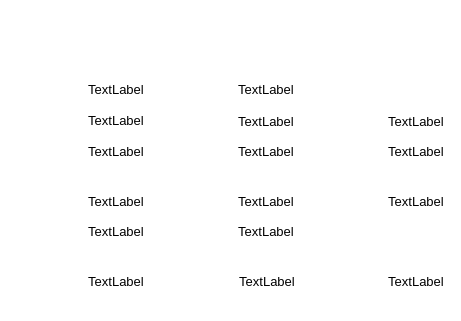
  <widget class="QFrame" name="frame_2">
   <property name="geometry">
    <rect>
     <x>10</x>
     <y>1290</y>
     <width>461</width>
     <height>321</height>
    </rect>
   </property>
   <property name="styleSheet">
    <string notr="true">background: transparent; 
background-image: url(:/pic/blue_bg.png);
border:0px</string>
   </property>
   <property name="frameShape">
    <enum>QFrame::StyledPanel</enum>
   </property>
   <property name="frameShadow">
    <enum>QFrame::Raised</enum>
   </property>
   <widget class="QLabel" name="label_64">
    <property name="geometry">
     <rect>
      <x>8</x>
      <y>190</y>
      <width>72</width>
      <height>22</height>
     </rect>
    </property>
    <property name="font">
     <font>
      <pointsize>10</pointsize>
     </font>
    </property>
    <property name="styleSheet">
     <string notr="true">color: rgb(255, 255, 255);
background-image: url(:/pic/field_bg.png);</string>
    </property>
    <property name="text">
     <string>螺旋速度</string>
    </property>
    <property name="alignment">
     <set>Qt::AlignCenter</set>
    </property>
   </widget>
   <widget class="QLabel" name="ING_SPIRAL_RATE_label">
    <property name="geometry">
     <rect>
      <x>80</x>
      <y>190</y>
      <width>72</width>
      <height>22</height>
     </rect>
    </property>
    <property name="font">
     <font>
      <pointsize>10</pointsize>
     </font>
    </property>
    <property name="styleSheet">
     <string notr="true">background-image: url(:/pic/white_bg.png);</string>
    </property>
    <property name="text">
     <string>TextLabel</string>
    </property>
    <property name="alignment">
     <set>Qt::AlignCenter</set>
    </property>
   </widget>
   <widget class="QLabel" name="label_76">
    <property name="geometry">
     <rect>
      <x>20</x>
      <y>20</y>
      <width>106</width>
      <height>26</height>
     </rect>
    </property>
    <property name="font">
     <font>
      <pointsize>15</pointsize>
     </font>
    </property>
    <property name="layoutDirection">
     <enum>Qt::LeftToRight</enum>
    </property>
    <property name="styleSheet">
     <string notr="true">color: rgb(255, 255, 255);
background-image: url(:/pic/smalltitle.png);</string>
    </property>
    <property name="text">
     <string>辅料料仓</string>
    </property>
    <property name="alignment">
     <set>Qt::AlignCenter</set>
    </property>
   </widget>
   <widget class="QLabel" name="label_92">
    <property name="geometry">
     <rect>
      <x>8</x>
      <y>78</y>
      <width>72</width>
      <height>22</height>
     </rect>
    </property>
    <property name="font">
     <font>
      <pointsize>10</pointsize>
     </font>
    </property>
    <property name="styleSheet">
     <string notr="true">color: rgb(255, 255, 255);
background-image: url(:/pic/field_bg.png);</string>
    </property>
    <property name="text">
     <string>当前重量</string>
    </property>
    <property name="alignment">
     <set>Qt::AlignCenter</set>
    </property>
   </widget>
   <widget class="QLabel" name="ING_BIN_CURRENT_WEIGHT_label">
    <property name="geometry">
     <rect>
      <x>80</x>
      <y>78</y>
      <width>72</width>
      <height>22</height>
     </rect>
    </property>
    <property name="font">
     <font>
      <pointsize>10</pointsize>
     </font>
    </property>
    <property name="styleSheet">
     <string notr="true">background-image: url(:/pic/white_bg.png);</string>
    </property>
    <property name="text">
     <string>TextLabel</string>
    </property>
    <property name="alignment">
     <set>Qt::AlignCenter</set>
    </property>
   </widget>
   <widget class="QLabel" name="label_79">
    <property name="geometry">
     <rect>
      <x>173</x>
      <y>20</y>
      <width>106</width>
      <height>26</height>
     </rect>
    </property>
    <property name="font">
     <font>
      <pointsize>15</pointsize>
     </font>
    </property>
    <property name="layoutDirection">
     <enum>Qt::LeftToRight</enum>
    </property>
    <property name="styleSheet">
     <string notr="true">color: rgb(255, 255, 255);
background-image: url(:/pic/smalltitle.png);</string>
    </property>
    <property name="text">
     <string>返混料仓</string>
    </property>
    <property name="alignment">
     <set>Qt::AlignCenter</set>
    </property>
   </widget>
   <widget class="QLabel" name="BM_SPIRAL_RATE_label">
    <property name="geometry">
     <rect>
      <x>230</x>
      <y>190</y>
      <width>72</width>
      <height>22</height>
     </rect>
    </property>
    <property name="font">
     <font>
      <pointsize>10</pointsize>
     </font>
    </property>
    <property name="styleSheet">
     <string notr="true">background-image: url(:/pic/white_bg.png);</string>
    </property>
    <property name="text">
     <string>TextLabel</string>
    </property>
    <property name="alignment">
     <set>Qt::AlignCenter</set>
    </property>
   </widget>
   <widget class="QLabel" name="label_81">
    <property name="geometry">
     <rect>
      <x>158</x>
      <y>190</y>
      <width>72</width>
      <height>22</height>
     </rect>
    </property>
    <property name="font">
     <font>
      <pointsize>10</pointsize>
     </font>
    </property>
    <property name="styleSheet">
     <string notr="true">color: rgb(255, 255, 255);
background-image: url(:/pic/field_bg.png);</string>
    </property>
    <property name="text">
     <string>螺旋速度</string>
    </property>
    <property name="alignment">
     <set>Qt::AlignCenter</set>
    </property>
   </widget>
   <widget class="QLabel" name="label_93">
    <property name="geometry">
     <rect>
      <x>158</x>
      <y>78</y>
      <width>80</width>
      <height>22</height>
     </rect>
    </property>
    <property name="font">
     <font>
      <pointsize>10</pointsize>
     </font>
    </property>
    <property name="styleSheet">
     <string notr="true">color: rgb(255, 255, 255);
background-image: url(:/pic/field_bg.png);</string>
    </property>
    <property name="text">
     <string>当前重量</string>
    </property>
    <property name="alignment">
     <set>Qt::AlignCenter</set>
    </property>
   </widget>
   <widget class="QLabel" name="BM_BIN_CURRENT_WEIGHT_label">
    <property name="geometry">
     <rect>
      <x>230</x>
      <y>78</y>
      <width>72</width>
      <height>22</height>
     </rect>
    </property>
    <property name="font">
     <font>
      <pointsize>10</pointsize>
     </font>
    </property>
    <property name="styleSheet">
     <string notr="true">background-image: url(:/pic/white_bg.png);</string>
    </property>
    <property name="text">
     <string>TextLabel</string>
    </property>
    <property name="alignment">
     <set>Qt::AlignCenter</set>
    </property>
   </widget>
   <widget class="QLabel" name="label_83">
    <property name="geometry">
     <rect>
      <x>324</x>
      <y>20</y>
      <width>106</width>
      <height>26</height>
     </rect>
    </property>
    <property name="font">
     <font>
      <pointsize>15</pointsize>
     </font>
    </property>
    <property name="layoutDirection">
     <enum>Qt::LeftToRight</enum>
    </property>
    <property name="styleSheet">
     <string notr="true">color: rgb(255, 255, 255);
background-image: url(:/pic/smalltitle.png);</string>
    </property>
    <property name="text">
     <string>污泥仓</string>
    </property>
    <property name="alignment">
     <set>Qt::AlignCenter</set>
    </property>
   </widget>
   <widget class="QLabel" name="label_94">
    <property name="geometry">
     <rect>
      <x>8</x>
      <y>109</y>
      <width>72</width>
      <height>22</height>
     </rect>
    </property>
    <property name="font">
     <font>
      <pointsize>10</pointsize>
     </font>
    </property>
    <property name="styleSheet">
     <string notr="true">color: rgb(255, 255, 255);
background-image: url(:/pic/field_bg.png);</string>
    </property>
    <property name="text">
     <string>出料量</string>
    </property>
    <property name="alignment">
     <set>Qt::AlignCenter</set>
    </property>
   </widget>
   <widget class="QLabel" name="ING_BIN_OUTPUT_WEIGHT_label">
    <property name="geometry">
     <rect>
      <x>80</x>
      <y>109</y>
      <width>72</width>
      <height>22</height>
     </rect>
    </property>
    <property name="font">
     <font>
      <pointsize>10</pointsize>
     </font>
    </property>
    <property name="styleSheet">
     <string notr="true">background-image: url(:/pic/white_bg.png);</string>
    </property>
    <property name="text">
     <string>TextLabel</string>
    </property>
    <property name="alignment">
     <set>Qt::AlignCenter</set>
    </property>
   </widget>
   <widget class="QLabel" name="ING_BIN_OUTPUT_RATE_label">
    <property name="geometry">
     <rect>
      <x>80</x>
      <y>140</y>
      <width>72</width>
      <height>22</height>
     </rect>
    </property>
    <property name="font">
     <font>
      <pointsize>10</pointsize>
     </font>
    </property>
    <property name="styleSheet">
     <string notr="true">background-image: url(:/pic/white_bg.png);</string>
    </property>
    <property name="text">
     <string>TextLabel</string>
    </property>
    <property name="alignment">
     <set>Qt::AlignCenter</set>
    </property>
   </widget>
   <widget class="QLabel" name="label_95">
    <property name="geometry">
     <rect>
      <x>8</x>
      <y>140</y>
      <width>72</width>
      <height>22</height>
     </rect>
    </property>
    <property name="font">
     <font>
      <pointsize>10</pointsize>
     </font>
    </property>
    <property name="styleSheet">
     <string notr="true">color: rgb(255, 255, 255);
background-image: url(:/pic/field_bg.png);</string>
    </property>
    <property name="text">
     <string>出料速度</string>
    </property>
    <property name="alignment">
     <set>Qt::AlignCenter</set>
    </property>
   </widget>
   <widget class="QLabel" name="label_96">
    <property name="geometry">
     <rect>
      <x>158</x>
      <y>140</y>
      <width>72</width>
      <height>22</height>
     </rect>
    </property>
    <property name="font">
     <font>
      <pointsize>10</pointsize>
     </font>
    </property>
    <property name="styleSheet">
     <string notr="true">color: rgb(255, 255, 255);
background-image: url(:/pic/field_bg.png);</string>
    </property>
    <property name="text">
     <string>出料速度</string>
    </property>
    <property name="alignment">
     <set>Qt::AlignCenter</set>
    </property>
   </widget>
   <widget class="QLabel" name="BM_BIN_OUTPUT_WEIGHT_label">
    <property name="geometry">
     <rect>
      <x>230</x>
      <y>110</y>
      <width>72</width>
      <height>22</height>
     </rect>
    </property>
    <property name="font">
     <font>
      <pointsize>10</pointsize>
     </font>
    </property>
    <property name="styleSheet">
     <string notr="true">background-image: url(:/pic/white_bg.png);</string>
    </property>
    <property name="text">
     <string>TextLabel</string>
    </property>
    <property name="alignment">
     <set>Qt::AlignCenter</set>
    </property>
   </widget>
   <widget class="QLabel" name="label_97">
    <property name="geometry">
     <rect>
      <x>158</x>
      <y>110</y>
      <width>72</width>
      <height>22</height>
     </rect>
    </property>
    <property name="font">
     <font>
      <pointsize>10</pointsize>
     </font>
    </property>
    <property name="styleSheet">
     <string notr="true">color: rgb(255, 255, 255);
background-image: url(:/pic/field_bg.png);</string>
    </property>
    <property name="text">
     <string>出料量</string>
    </property>
    <property name="alignment">
     <set>Qt::AlignCenter</set>
    </property>
   </widget>
   <widget class="QLabel" name="BM_BIN_OUTPUT_RATE_label">
    <property name="geometry">
     <rect>
      <x>230</x>
      <y>140</y>
      <width>72</width>
      <height>22</height>
     </rect>
    </property>
    <property name="font">
     <font>
      <pointsize>10</pointsize>
     </font>
    </property>
    <property name="styleSheet">
     <string notr="true">background-image: url(:/pic/white_bg.png);</string>
    </property>
    <property name="text">
     <string>TextLabel</string>
    </property>
    <property name="alignment">
     <set>Qt::AlignCenter</set>
    </property>
   </widget>
   <widget class="QLabel" name="label_123">
    <property name="geometry">
     <rect>
      <x>8</x>
      <y>220</y>
      <width>72</width>
      <height>22</height>
     </rect>
    </property>
    <property name="font">
     <font>
      <pointsize>10</pointsize>
     </font>
    </property>
    <property name="styleSheet">
     <string notr="true">color: rgb(255, 255, 255);
background-image: url(:/pic/field_bg.png);</string>
    </property>
    <property name="text">
     <string>转盘速度</string>
    </property>
    <property name="alignment">
     <set>Qt::AlignCenter</set>
    </property>
   </widget>
   <widget class="QLabel" name="ING_WHEEL_RATE_label">
    <property name="geometry">
     <rect>
      <x>80</x>
      <y>220</y>
      <width>72</width>
      <height>22</height>
     </rect>
    </property>
    <property name="font">
     <font>
      <pointsize>10</pointsize>
     </font>
    </property>
    <property name="styleSheet">
     <string notr="true">background-image: url(:/pic/white_bg.png);</string>
    </property>
    <property name="text">
     <string>TextLabel</string>
    </property>
    <property name="alignment">
     <set>Qt::AlignCenter</set>
    </property>
   </widget>
   <widget class="QLabel" name="label_124">
    <property name="geometry">
     <rect>
      <x>8</x>
      <y>270</y>
      <width>72</width>
      <height>22</height>
     </rect>
    </property>
    <property name="font">
     <font>
      <pointsize>10</pointsize>
     </font>
    </property>
    <property name="styleSheet">
     <string notr="true">color: rgb(255, 255, 255);
background-image: url(:/pic/field_bg.png);</string>
    </property>
    <property name="text">
     <string>给定速度</string>
    </property>
    <property name="alignment">
     <set>Qt::AlignCenter</set>
    </property>
   </widget>
   <widget class="QLabel" name="ING_SPIRAL_RATE_SETTING_label">
    <property name="geometry">
     <rect>
      <x>80</x>
      <y>270</y>
      <width>72</width>
      <height>22</height>
     </rect>
    </property>
    <property name="font">
     <font>
      <pointsize>10</pointsize>
     </font>
    </property>
    <property name="styleSheet">
     <string notr="true">background-image: url(:/pic/white_bg.png);</string>
    </property>
    <property name="text">
     <string>TextLabel</string>
    </property>
    <property name="alignment">
     <set>Qt::AlignCenter</set>
    </property>
   </widget>
   <widget class="QLabel" name="BM_SPIRAL_RATE_SETTING_label">
    <property name="geometry">
     <rect>
      <x>231</x>
      <y>270</y>
      <width>72</width>
      <height>22</height>
     </rect>
    </property>
    <property name="font">
     <font>
      <pointsize>10</pointsize>
     </font>
    </property>
    <property name="styleSheet">
     <string notr="true">background-image: url(:/pic/white_bg.png);</string>
    </property>
    <property name="text">
     <string>TextLabel</string>
    </property>
    <property name="alignment">
     <set>Qt::AlignCenter</set>
    </property>
   </widget>
   <widget class="QLabel" name="label_125">
    <property name="geometry">
     <rect>
      <x>159</x>
      <y>270</y>
      <width>72</width>
      <height>22</height>
     </rect>
    </property>
    <property name="font">
     <font>
      <pointsize>10</pointsize>
     </font>
    </property>
    <property name="styleSheet">
     <string notr="true">color: rgb(255, 255, 255);
background-image: url(:/pic/field_bg.png);</string>
    </property>
    <property name="text">
     <string>给定速度</string>
    </property>
    <property name="alignment">
     <set>Qt::AlignCenter</set>
    </property>
   </widget>
   <widget class="QLabel" name="label_126">
    <property name="geometry">
     <rect>
      <x>158</x>
      <y>220</y>
      <width>72</width>
      <height>22</height>
     </rect>
    </property>
    <property name="font">
     <font>
      <pointsize>10</pointsize>
     </font>
    </property>
    <property name="styleSheet">
     <string notr="true">color: rgb(255, 255, 255);
background-image: url(:/pic/field_bg.png);</string>
    </property>
    <property name="text">
     <string>转盘速度</string>
    </property>
    <property name="alignment">
     <set>Qt::AlignCenter</set>
    </property>
   </widget>
   <widget class="QLabel" name="BM_WHEEL_RATE_label">
    <property name="geometry">
     <rect>
      <x>230</x>
      <y>220</y>
      <width>72</width>
      <height>22</height>
     </rect>
    </property>
    <property name="font">
     <font>
      <pointsize>10</pointsize>
     </font>
    </property>
    <property name="styleSheet">
     <string notr="true">background-image: url(:/pic/white_bg.png);</string>
    </property>
    <property name="text">
     <string>TextLabel</string>
    </property>
    <property name="alignment">
     <set>Qt::AlignCenter</set>
    </property>
   </widget>
   <widget class="QLabel" name="label_152">
    <property name="geometry">
     <rect>
      <x>308</x>
      <y>140</y>
      <width>72</width>
      <height>22</height>
     </rect>
    </property>
    <property name="font">
     <font>
      <pointsize>10</pointsize>
     </font>
    </property>
    <property name="styleSheet">
     <string notr="true">color: rgb(255, 255, 255);
background-image: url(:/pic/field_bg.png);</string>
    </property>
    <property name="text">
     <string>出料速度</string>
    </property>
    <property name="alignment">
     <set>Qt::AlignCenter</set>
    </property>
   </widget>
   <widget class="QLabel" name="SLUG_BIN_1_OUTPUT_WEIGHT_label">
    <property name="geometry">
     <rect>
      <x>380</x>
      <y>110</y>
      <width>72</width>
      <height>22</height>
     </rect>
    </property>
    <property name="font">
     <font>
      <pointsize>10</pointsize>
     </font>
    </property>
    <property name="styleSheet">
     <string notr="true">background-image: url(:/pic/white_bg.png);</string>
    </property>
    <property name="text">
     <string>TextLabel</string>
    </property>
    <property name="alignment">
     <set>Qt::AlignCenter</set>
    </property>
   </widget>
   <widget class="QLabel" name="label_153">
    <property name="geometry">
     <rect>
      <x>308</x>
      <y>110</y>
      <width>72</width>
      <height>22</height>
     </rect>
    </property>
    <property name="font">
     <font>
      <pointsize>10</pointsize>
     </font>
    </property>
    <property name="styleSheet">
     <string notr="true">color: rgb(255, 255, 255);
background-image: url(:/pic/field_bg.png);</string>
    </property>
    <property name="text">
     <string>出料量</string>
    </property>
    <property name="alignment">
     <set>Qt::AlignCenter</set>
    </property>
   </widget>
   <widget class="QLabel" name="SLUG_BIN_1_CURRENT_RATE_label">
    <property name="geometry">
     <rect>
      <x>380</x>
      <y>140</y>
      <width>72</width>
      <height>22</height>
     </rect>
    </property>
    <property name="font">
     <font>
      <pointsize>10</pointsize>
     </font>
    </property>
    <property name="styleSheet">
     <string notr="true">background-image: url(:/pic/white_bg.png);</string>
    </property>
    <property name="text">
     <string>TextLabel</string>
    </property>
    <property name="alignment">
     <set>Qt::AlignCenter</set>
    </property>
   </widget>
   <widget class="QLabel" name="label_127">
    <property name="geometry">
     <rect>
      <x>308</x>
      <y>270</y>
      <width>72</width>
      <height>22</height>
     </rect>
    </property>
    <property name="font">
     <font>
      <pointsize>10</pointsize>
     </font>
    </property>
    <property name="styleSheet">
     <string notr="true">color: rgb(255, 255, 255);
background-image: url(:/pic/field_bg.png);</string>
    </property>
    <property name="text">
     <string>给定速度</string>
    </property>
    <property name="alignment">
     <set>Qt::AlignCenter</set>
    </property>
   </widget>
   <widget class="QLabel" name="CM_RATE_SETTING_label">
    <property name="geometry">
     <rect>
      <x>380</x>
      <y>270</y>
      <width>72</width>
      <height>22</height>
     </rect>
    </property>
    <property name="font">
     <font>
      <pointsize>10</pointsize>
     </font>
    </property>
    <property name="styleSheet">
     <string notr="true">background-image: url(:/pic/white_bg.png);</string>
    </property>
    <property name="text">
     <string>TextLabel</string>
    </property>
    <property name="alignment">
     <set>Qt::AlignCenter</set>
    </property>
   </widget>
   <widget class="QLabel" name="MIXER_SPIRAL_RATE_label">
    <property name="geometry">
     <rect>
      <x>380</x>
      <y>190</y>
      <width>72</width>
      <height>22</height>
     </rect>
    </property>
    <property name="font">
     <font>
      <pointsize>10</pointsize>
     </font>
    </property>
    <property name="styleSheet">
     <string notr="true">background-image: url(:/pic/white_bg.png);</string>
    </property>
    <property name="text">
     <string>TextLabel</string>
    </property>
    <property name="alignment">
     <set>Qt::AlignCenter</set>
    </property>
   </widget>
   <widget class="QLabel" name="label_154">
    <property name="geometry">
     <rect>
      <x>308</x>
      <y>190</y>
      <width>72</width>
      <height>22</height>
     </rect>
    </property>
    <property name="font">
     <font>
      <pointsize>10</pointsize>
     </font>
    </property>
    <property name="styleSheet">
     <string notr="true">color: rgb(255, 255, 255);
background-image: url(:/pic/field_bg.png);</string>
    </property>
    <property name="text">
     <string>混料机速度</string>
    </property>
    <property name="alignment">
     <set>Qt::AlignCenter</set>
    </property>
   </widget>
  </widget>
